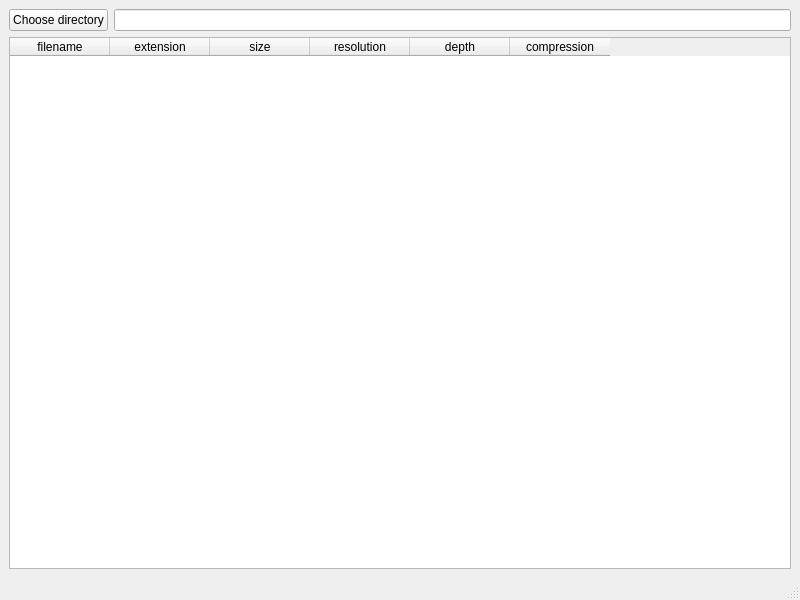
<?xml version="1.0" encoding="UTF-8"?>
<ui version="4.0">
 <class>MainWindow</class>
 <widget class="QMainWindow" name="MainWindow">
  <property name="geometry">
   <rect>
    <x>0</x>
    <y>0</y>
    <width>800</width>
    <height>600</height>
   </rect>
  </property>
  <property name="windowTitle">
   <string>MainWindow</string>
  </property>
  <widget class="QWidget" name="centralwidget">
   <layout class="QVBoxLayout" name="verticalLayout_2">
    <item>
     <layout class="QVBoxLayout" name="main_layout">
      <item>
       <layout class="QHBoxLayout" name="choose_derectory_layout">
        <item>
         <widget class="QPushButton" name="choose_directory_btn">
          <property name="text">
           <string>Choose directory</string>
          </property>
         </widget>
        </item>
        <item>
         <widget class="QLineEdit" name="derectory_le">
          <property name="readOnly">
           <bool>true</bool>
          </property>
         </widget>
        </item>
       </layout>
      </item>
      <item>
       <widget class="QTableWidget" name="table">
        <attribute name="horizontalHeaderShowSortIndicator" stdset="0">
         <bool>false</bool>
        </attribute>
        <column>
         <property name="text">
          <string>filename</string>
         </property>
        </column>
        <column>
         <property name="text">
          <string>extension</string>
         </property>
        </column>
        <column>
         <property name="text">
          <string>size</string>
         </property>
        </column>
        <column>
         <property name="text">
          <string>resolution</string>
         </property>
        </column>
        <column>
         <property name="text">
          <string>depth</string>
         </property>
        </column>
        <column>
         <property name="text">
          <string>compression</string>
         </property>
        </column>
       </widget>
      </item>
     </layout>
    </item>
   </layout>
  </widget>
  <widget class="QMenuBar" name="menubar">
   <property name="geometry">
    <rect>
     <x>0</x>
     <y>0</y>
     <width>800</width>
     <height>26</height>
    </rect>
   </property>
  </widget>
  <widget class="QStatusBar" name="statusbar"/>
 </widget>
 <resources/>
 <connections/>
</ui>
